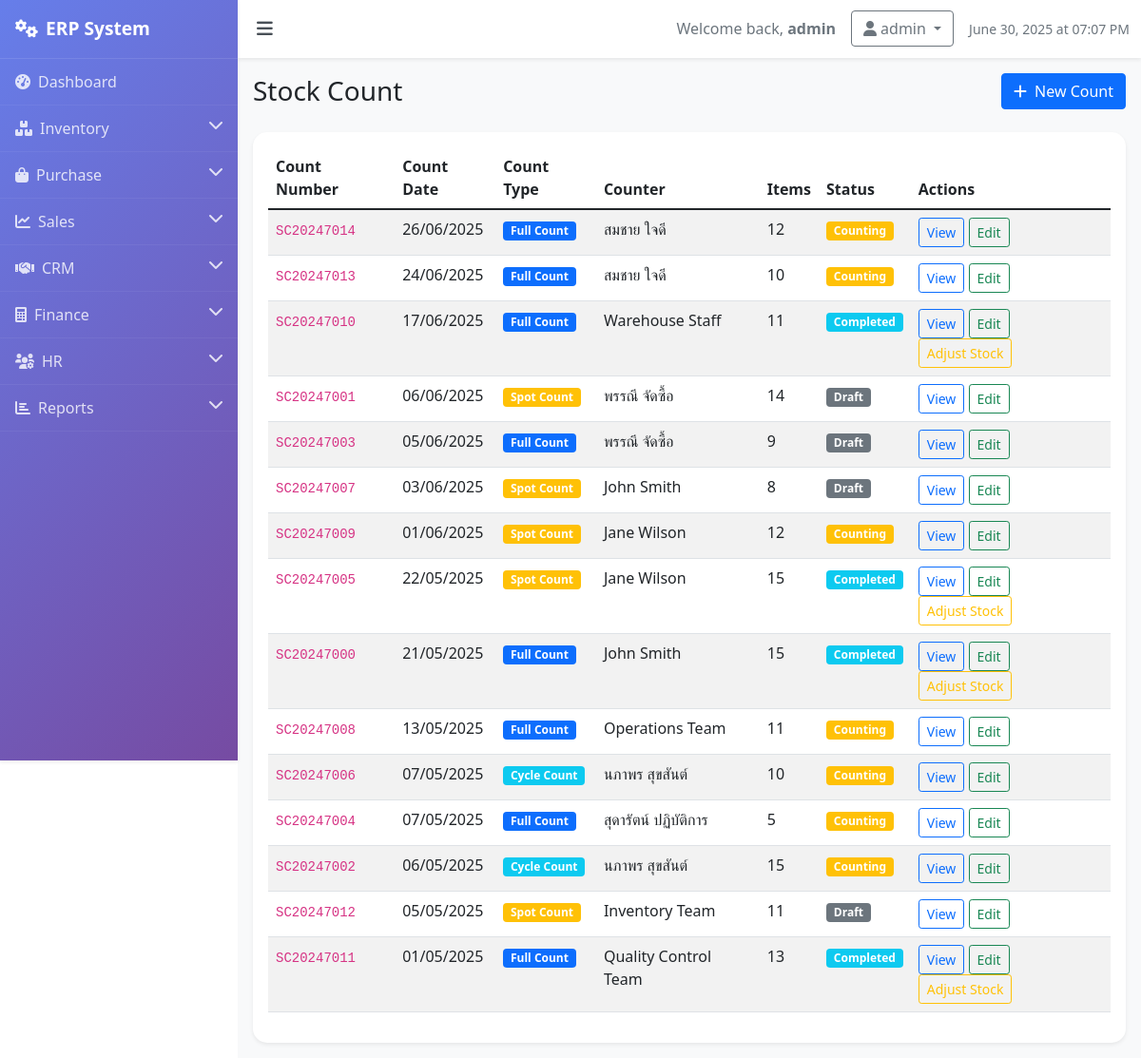
/inventory/stock-count (signed in), run on the app's committed database.
### models.py (models this page shows)
class StockCount(db.Model):
    id = db.Column(db.Integer, primary_key=True)
    count_number = db.Column(db.String(50), unique=True, nullable=False)
    count_date = db.Column(db.DateTime, default=lambda: datetime.now(timezone.utc))
    count_type = db.Column(db.String(20), default='full')  # full, cycle, spot
    status = db.Column(db.String(20), default='draft')  # draft, counting, completed, adjusted
    counted_by = db.Column(db.String(100))
    verified_by = db.Column(db.String(100))
    notes = db.Column(db.Text)
    items = db.relationship('StockCountItem', backref='count', lazy=True, cascade='all, delete-orphan')

### routes.py (the view)
    @app.route('/inventory/stock-count')
    def stock_count():
        if 'user_id' not in session:
            return redirect(url_for('login'))
        stock_counts = StockCount.query.order_by(StockCount.count_date.desc()).all()
        return render_template('inventory/stock_count.html', stock_counts=stock_counts)

### templates/inventory/stock_count.html (shortened to what this page needs)
{% extends "base.html" %}
{% block content %}
<div class="d-flex justify-content-between align-items-center mb-4">
    <h1 class="h3 mb-0">Stock Count</h1>
    <a href="{{ url_for('add_stock_count') }}" class="btn btn-primary">
        <i class="fas fa-plus me-2"></i>New Count
    </a>
</div>
<div class="card">
    <div class="card-body">
        <div class="table-responsive">
            <table class="table table-striped">
                <thead>
                    <tr>
                        <th>Count Number</th>
                        <th>Count Date</th>
                        <th>Count Type</th>
                        <th>Counter</th>
                        <th>Items</th>
                        <th>Status</th>
                        <th>Actions</th>
                    </tr>
                </thead>
                <tbody>
                    {% for count in stock_counts %}
                    <tr>
                        <td><code>{{ count.count_number }}</code></td>
                        <td>{{ count.count_date.strftime('%d/%m/%Y') }}</td>
                        <td>
                            {% if count.count_type == 'full' %}
                            <span class="badge bg-primary">Full Count</span>
                            {% elif count.count_type == 'cycle' %}
                            <span class="badge bg-info">Cycle Count</span>
                            {% else %}
                            <span class="badge bg-warning">Spot Count</span>
                            {% endif %}
                        </td>
                        <td>{{ count.counted_by or 'System' }}</td>
                        <td>{{ count.items|length if count.items else 0 }}</td>
                        <td>
                            {% if count.status == 'draft' %}
                            <span class="badge bg-secondary">Draft</span>
                            {% elif count.status == 'counting' %}
                            <span class="badge bg-warning">Counting</span>
                            {% elif count.status == 'completed' %}
                            <span class="badge bg-info">Completed</span>
                            {% else %}
                            <span class="badge bg-success">Adjusted</span>
                            {% endif %}
                        </td>
                        <td>
                            <button class="btn btn-sm btn-outline-primary">View</button>
                            <button class="btn btn-sm btn-outline-success">Edit</button>
                            {% if count.status == 'completed' %}
                            <button class="btn btn-sm btn-outline-warning">Adjust Stock</button>
                            {% endif %}
                        </td>
                    </tr>
                    {% endfor %}
                </tbody>
            </table>
        </div>
    </div>
</div>
{% endblock %}

### templates/base.html (style rules this page uses)
body { overflow-x: hidden; }
.card { border: none; border-radius: 15px; box-shadow: 0 0.125rem 0.25rem rgba(0, 0, 0, 0.075); transition: transform 0.2s; }

### data on the page
StockCount: count_number "SC20247014", count_date "26/06/2025", count_type "Full Count", counted_by "สมชาย ใจดี", items|length "12", status "Counting"
StockCount: count_number "SC20247013", count_date "24/06/2025", count_type "Full Count", counted_by "สมชาย ใจดี", items|length "10", status "Counting"
StockCount: count_number "SC20247010", count_date "17/06/2025", count_type "Full Count", counted_by "Warehouse Staff", items|length "11", status "Completed"
StockCount: count_number "SC20247001", count_date "06/06/2025", count_type "Spot Count", counted_by "พรรณี จัดซื้อ", items|length "14", status "Draft"
StockCount: count_number "SC20247003", count_date "05/06/2025", count_type "Full Count", counted_by "พรรณี จัดซื้อ", items|length "9", status "Draft"
StockCount: count_number "SC20247007", count_date "03/06/2025", count_type "Spot Count", counted_by "John Smith", items|length "8", status "Draft"
StockCount: count_number "SC20247009", count_date "01/06/2025", count_type "Spot Count", counted_by "Jane Wilson", items|length "12", status "Counting"
StockCount: count_number "SC20247005", count_date "22/05/2025", count_type "Spot Count", counted_by "Jane Wilson", items|length "15", status "Completed"
StockCount: count_number "SC20247000", count_date "21/05/2025", count_type "Full Count", counted_by "John Smith", items|length "15", status "Completed"
StockCount: count_number "SC20247008", count_date "13/05/2025", count_type "Full Count", counted_by "Operations Team", items|length "11", status "Counting"
StockCount: count_number "SC20247006", count_date "07/05/2025", count_type "Cycle Count", counted_by "นภาพร สุขสันต์", items|length "10", status "Counting"
StockCount: count_number "SC20247004", count_date "07/05/2025", count_type "Full Count", counted_by "สุดารัตน์ ปฏิบัติการ", items|length "5", status "Counting"
StockCount: count_number "SC20247002", count_date "06/05/2025", count_type "Cycle Count", counted_by "นภาพร สุขสันต์", items|length "15", status "Counting"
StockCount: count_number "SC20247012", count_date "05/05/2025", count_type "Spot Count", counted_by "Inventory Team", items|length "11", status "Draft"
StockCount: count_number "SC20247011", count_date "01/05/2025", count_type "Full Count", counted_by "Quality Control Team", items|length "13", status "Completed"

### other printed values
{{ session.username }} "admin"
